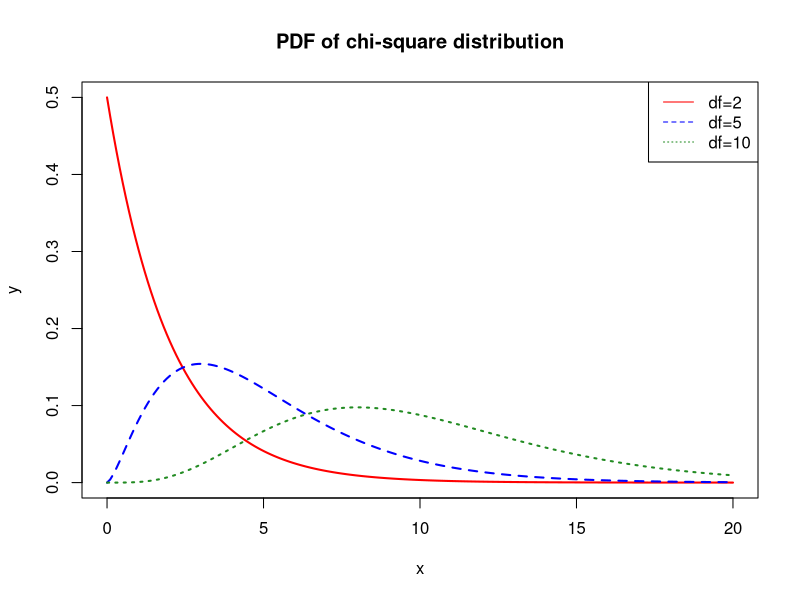
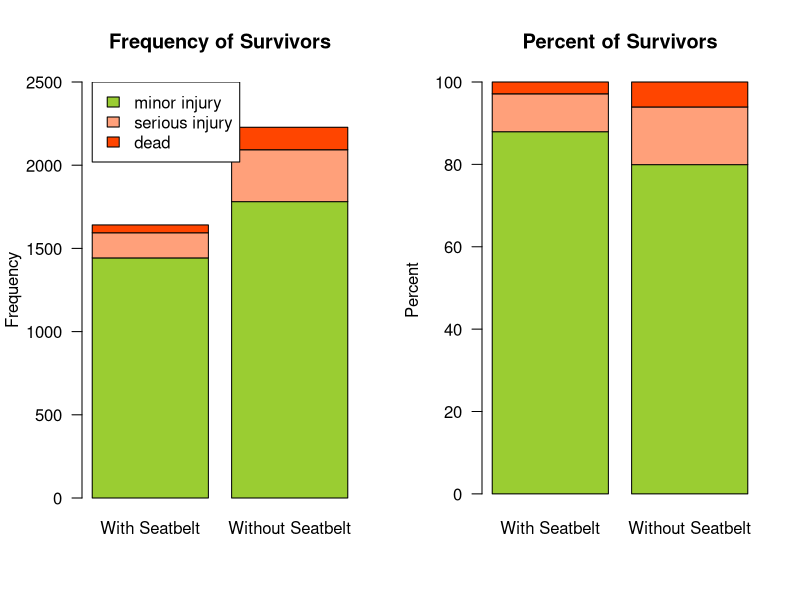
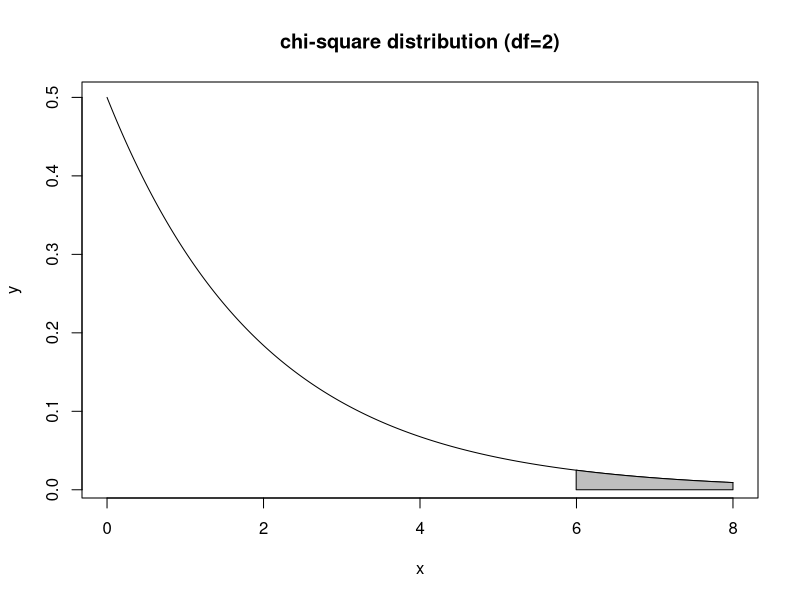
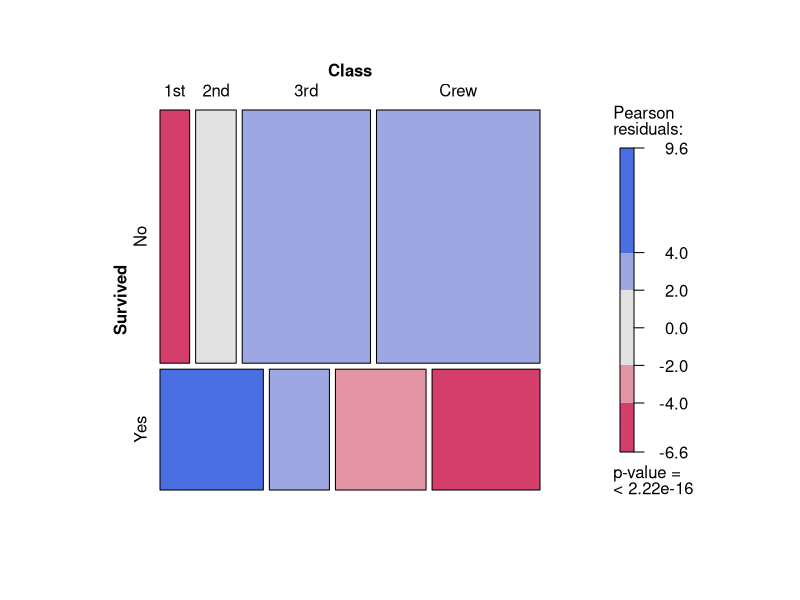
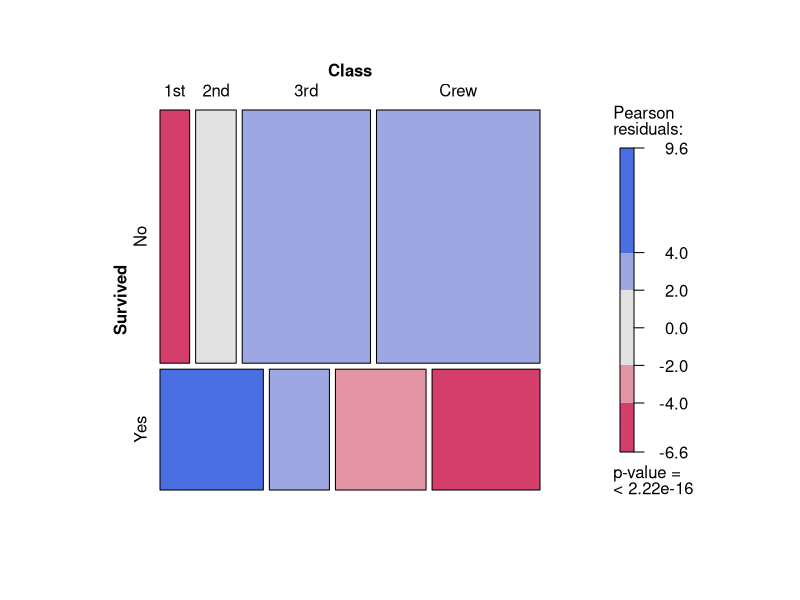

The R source for these figures, in order:
######################################################
## CHAPTER 5. Independence and Goodness of Fit Test ##
######################################################

#########################
## 5.1 Chi-square Test ##
#########################

sink("Chap.05.txt")

survivors <- matrix(c(1443, 151, 47, 1781, 312, 135), ncol=2)
dimnames(survivors) <- list("Status"=c("minor injury", "serious injury", "dead"),
                            "Seatbelt"=c("With Seatbelt", "Without Seatbelt"))
survivors

addmargins(survivors)
addmargins(prop.table(addmargins(survivors, 2), 2), 1)


x <- seq(0, 20, length=200)
y <- dchisq(x, df=2)
plot(x, y, 
     main="PDF of chi-square distribution",
     type='l', lty=1, lwd=2, col="red")
lines(x, dchisq(x, df=5), 
      lty=2, lwd=2, col="blue")
lines(x, dchisq(x, df=10), 
      lty=3, lwd=2, col="forestgreen")
legend("topright", 
       c("df=2", "df=5", "df=10"),
       col=c("red", "blue", "forestgreen"),
       lty=c(1, 2, 3))

expected <- matrix(c(1367, 1855.9, 196.9, 267.4, 77.1, 104.7), ncol=2, byrow = T)
dimnames(expected) <- list("Status"=c("minor injury", "serious injury", "dead"),
                           "Seatbelt"=c("With Seatbelt", "Without Seatbelt"))
expected

chisqr <- sum((survivors - expected)^2 / expected)
chisqr

# [Figure 5-1]
windows(width=9.0, height=5.0)
par(mfrow=c(1, 2))
barplot(survivors, ylim=c(0, 2500), las=1, 
        col=c("yellowgreen", "lightsalmon", "orangered"),
        ylab="Frequency", main="Frequency of Survivors")
legend(0.2, 2500, rownames(survivors), 
       fill=c("yellowgreen", "lightsalmon", "orangered"))
survivors.prop <- prop.table(survivors, 2)
barplot(survivors.prop*100, las=1, col=c("yellowgreen", "lightsalmon", "orangered"),
        ylab="Percent", main="Percent of Survivors")
par(mfrow=c(1, 1))

pchisq(45.91, df=2, lower.tail=FALSE)

qchisq(0.05, df=2, lower.tail=FALSE)

x <- seq(0, 8, length=500)
y <- dchisq(x, df=2)
plot(x, y, type='l',
     main="chi-square distribution (df=2)")

xlim <- x[5.99<=x & x<=8]
ylim <- y[5.99<=x & x<=8]
xlim <- c(xlim[1], xlim, tail(xlim, 1))
ylim <- c(0, ylim, 0) 
polygon(xlim, ylim, col="grey")



###########################
## 5.2 Independence Test ##
###########################

str(Titanic)
Titanic

Titanic.margin <- margin.table(Titanic, margin=c(4, 1))
Titanic.margin

addmargins(Titanic.margin)
addmargins(prop.table(addmargins(Titanic.margin, 2), 2), 1)

chisq.test(Titanic.margin)

library(vcd)
assocstats(Titanic.margin)

# [Figure 5-4]
library(vcd)
windows(width=7.0, height=5.5)
mosaic(Titanic.margin, shade=TRUE, legend=TRUE)
mosaic(~ Survived + Class, data=Titanic.margin, shade=TRUE, legend=TRUE)

library(MASS)
str(survey)

with(survey, chisq.test(Fold, Sex))

crosstab <- with(survey, table(Fold, Sex))
crosstab
chisq.test(crosstab)

##############################
## 5.3 Goodness of Fit Test ##
##############################

chisq.test(c(60, 55, 35))

oc <- c(60, 55, 35)
null.p <- c(0.45, 0.30, 0.25)
chisq.test(oc, p=null.p)

chisq.test(oc, p=c(45, 25, 15)/85)

str(HairEyeColor)

hairs <- margin.table(HairEyeColor, margin=1)
hairs

chisq.test(hairs, p=c(0.25, 0.50, 0.10, 0.15))

library(MASS)
smokers <- table(survey$Smoke)
smokers

chisq.test(smokers, p=c(0.1, 0.7, 0.10, 0.10))

sink()
